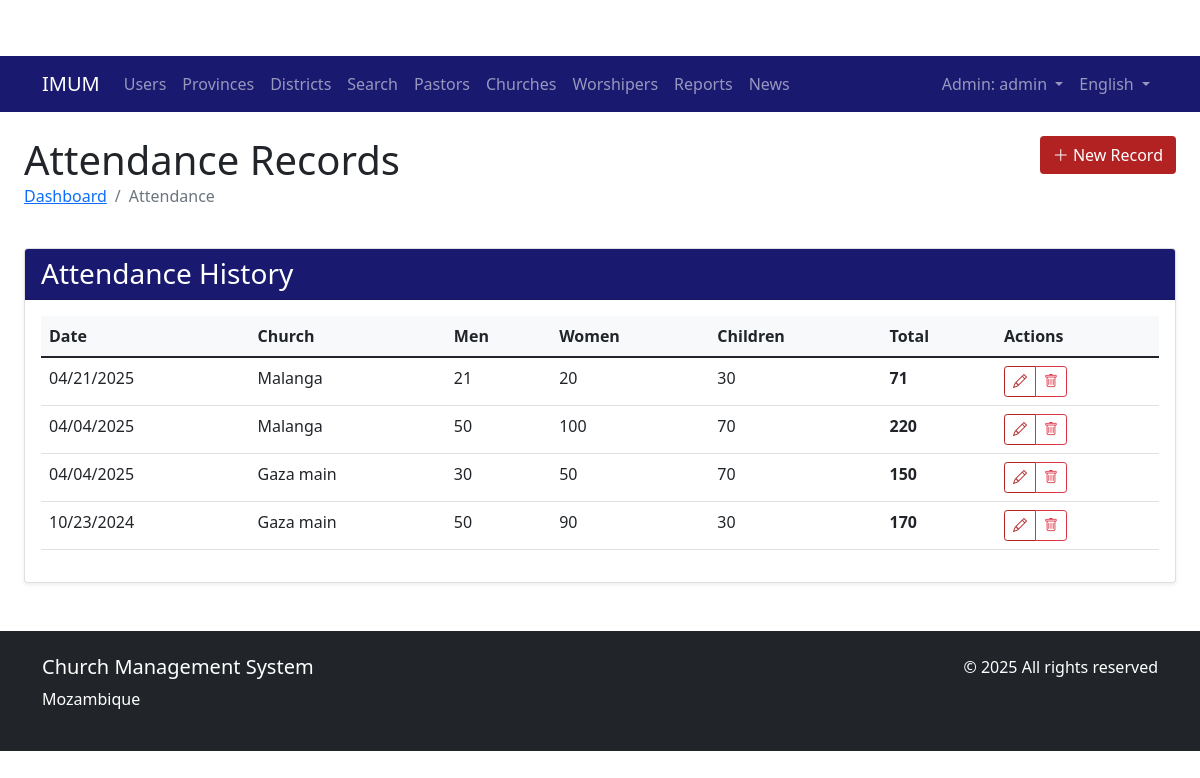
The app's page /attendance/ (signed in) with its own data.
### church/models.py (models this page shows, shortened)
class User(AbstractUser):
    ROLE_CHOICES = (
        ('ADMIN', _('Admin')),
        ('MAIN_REVEREND', _('Main Reverend')),
        ('PASTOR', _('Pastor')),
    )
    GENDER_CHOICES = (
        ('M', _('Male')),
        ('F', _('Female')),
        ('O', _('Other')),
    )
    PASTOR_CATEGORY_CHOICES = (
        ('DEACON', _('Deacon')),
        ('PROBATIONARY', _('Probationary')),
        ('PRESBYTER', _('Presbyter')),
    )
    role = models.CharField(max_length=20, choices=ROLE_CHOICES, default='PASTOR')
    phone_number = models.CharField(max_length=20, blank=True, null=True)
    profile_picture = models.ImageField(upload_to='profile_pics/', blank=True, null=True)
    address = models.TextField(blank=True, null=True)
    gender = models.CharField(max_length=1, choices=GENDER_CHOICES, blank=True, null=True)
    date_of_birth = models.DateField(blank=True, null=True)
    created_by = models.ForeignKey(
        'self',
        on_delete=models.SET_NULL,
        null=True,
        blank=True,
        related_name='created_users',
        verbose_name=_('Created By')
    )
    groups = models.ManyToManyField(
        Group,
        verbose_name=_('groups'),
        blank=True,
        help_text=_(
            'The groups this user belongs to. A user will get all permissions '
            'granted to each of their groups.'
        ),
        related_name="church_user_set",
        related_query_name="church_user",
    )
    user_permissions = models.ManyToManyField(
        Permission,
        verbose_name=_('user permissions'),
        blank=True,
        help_text=_('Specific permissions for this user.'),
        related_name="church_user_set",
        related_query_name="church_user",
    )
    pastor_category = models.CharField(
        max_length=20,
        choices=PASTOR_CATEGORY_CHOICES,
        null=True,
        blank=True,
        verbose_name=_('Pastor Category')
    )
    class Meta:
        verbose_name = _('user')
        verbose_name_plural = _('users')

class AttendanceRecord(models.Model):
    church = models.ForeignKey(Church, on_delete=models.CASCADE, related_name='attendance_records')
    date = models.DateField()
    male_count = models.PositiveIntegerField(default=0)
    female_count = models.PositiveIntegerField(default=0)
    children_count = models.PositiveIntegerField(default=0)
    notes = models.TextField(blank=True, null=True)
    recorded_by = models.ForeignKey(User, on_delete=models.SET_NULL, null=True)
    class Meta:
        verbose_name = _('Attendance Record')
        verbose_name_plural = _('Attendance Records')
        ordering = ['-date']
        unique_together = ('church', 'date')
    def total_attendance(self):
        return self.male_count + self.female_count + self.children_count

class Church(models.Model):
    name = models.CharField(max_length=200)
    district = models.ForeignKey(District, on_delete=models.CASCADE, related_name='churches')
    pastor = models.ForeignKey(User, on_delete=models.SET_NULL, null=True, blank=True,
                             limit_choices_to={'role': 'PASTOR'}, related_name = 'churches')
    address = models.TextField()
    established_date = models.DateField()
    class Meta:
        verbose_name = _('Church')
        verbose_name_plural = _('Churches')
        ordering = ['name']

### church/views.py (the view)
# urls.py: path('attendance/', views.attendance_list, name='attendance_list'),
@login_required
def attendance_list(request):
    if request.user.role not in ['ADMIN', 'MAIN_REVEREND', 'PASTOR']:
        messages.error(request, _('You do not have permission to access this page.'))
        return redirect('dashboard')
    if request.user.role == 'PASTOR':
        church = Church.objects.get(pastor=request.user)
        queryset = AttendanceRecord.objects.filter(church=church)
    elif request.user.role == 'MAIN_REVEREND':
        district = District.objects.get(main_reverend=request.user)
        queryset = AttendanceRecord.objects.filter(church__district=district)
    else:
        queryset = AttendanceRecord.objects.all()
    queryset = queryset.order_by('-date')
    page_obj, per_page = get_paginated_queryset(request, queryset)
    context = {
        'page_obj': page_obj,
        'per_page': per_page,
    }
    return render(request, 'church/attendance/list.html', context)

### church/views.py (called while the page is built)
def get_paginated_queryset(request, queryset, default_per_page=30):
    per_page = request.GET.get('per_page', default_per_page)
    try:
        per_page = int(per_page)
        if per_page not in [30, 50, 100]:
            per_page = default_per_page
    except ValueError:
        per_page = default_per_page
    paginator = Paginator(queryset, per_page)
    page = request.GET.get('page')
    paginated = paginator.get_page(page)
    return paginated, per_page

### templates/church/attendance/list.html (shortened to what this page needs)
{% extends "church/base.html" %}
{% load i18n %}
{% block content %}
<div class="container-fluid">
    <div class="row mb-4">
        <div class="col">
            <h1 class="mb-0">{% trans "Attendance Records" %}</h1>
            <nav aria-label="breadcrumb">
                <ol class="breadcrumb">
                    <li class="breadcrumb-item"><a href="{% url 'church:dashboard' %}">{% trans "Dashboard" %}</a></li>
                    <li class="breadcrumb-item active" aria-current="page">{% trans "Attendance" %}</li>
                </ol>
            </nav>
        </div>
        <div class="col-auto">
            <a href="{% url 'church:attendance_create' %}" class="btn" style="background-color: #B22222; color: white;">
                <i class="bi bi-plus-lg"></i> {% trans "New Record" %}
            </a>
        </div>
    </div>
    <div class="card shadow-sm">
        <div class="card-header" style="background-color: #191970; color: white;">
            <h3 class="card-title mb-0">{% trans "Attendance History" %}</h3>
        </div>
        <div class="card-body">
            {% if page_obj %}
            <div class="table-responsive">
                <table class="table table-hover">
                    <thead>
                        <tr>
                            <th>{% trans "Date" %}</th>
                            <th>{% trans "Church" %}</th>
                            <th>{% trans "Men" %}</th>
                            <th>{% trans "Women" %}</th>
                            <th>{% trans "Children" %}</th>
                            <th>{% trans "Total" %}</th>
                            <th>{% trans "Actions" %}</th>
                        </tr>
                    </thead>
                    <tbody>
                        {% for record in page_obj %}
                        <tr>
                            <td>{{ record.date|date:"SHORT_DATE_FORMAT" }}</td>
                            <td>{{ record.church.name }}</td>
                            <td>{{ record.male_count }}</td>
                            <td>{{ record.female_count }}</td>
                            <td>{{ record.children_count }}</td>
                            <td><strong>{{ record.total_attendance }}</strong></td>
                            <td>
                                <div class="btn-group btn-group-sm">
                                    <a href="{% url 'church:attendance_edit' record.pk %}" class="btn btn-outline-primary">
                                        <i class="bi bi-pencil"></i>
                                    </a>
                                    <a href="{% url 'church:attendance_delete' record.pk %}" class="btn btn-outline-danger">
                                        <i class="bi bi-trash"></i>
                                    </a>
                                </div>
                            </td>
                        </tr>
                        {% endfor %}
                    </tbody>
                </table>
            </div>
            {% endif %}
        </div>
    </div>
</div>
{% endblock %}

### templates/church/base.html (shortened to what this page needs)
<!DOCTYPE html>
{% load i18n static %}
<html lang="{% if LANGUAGE_CODE %}{{ LANGUAGE_CODE }}{% else %}en{% endif %}">
<head>
    <link href="https://cdn.jsdelivr.net/npm/bootstrap@5.1.3/dist/css/bootstrap.min.css" rel="stylesheet">
    <link rel="stylesheet" href="https://cdn.jsdelivr.net/npm/bootstrap-icons@1.8.1/font/bootstrap-icons.css">
    <link rel="stylesheet" href="{% static 'css/custom.css' %}">
</head>
<body>
    <nav class="navbar navbar-expand-lg navbar-dark" style="background-color: #191970;">
        <div class="container">
            <a class="navbar-brand" href="{% url 'church:dashboard' %}">IMUM</a>
            <div class="collapse navbar-collapse" id="navbarNav">
                <ul class="navbar-nav me-auto">
                    {% if user.is_authenticated %}
                        {% if user.is_superuser or user.role == 'ADMIN' %}
                            <li class="nav-item">
                                <a class="nav-link" href="{% url 'church:user_list' %}">{% trans "Users" %}</a>
                            </li>
                            <li class="nav-item">
                                <a class="nav-link" href="{% url 'church:province_list' %}">{% trans "Provinces" %}</a>
                            </li>
                            <li class="nav-item">
                                <a class="nav-link" href="{% url 'church:district_list' %}">{% trans "Districts" %}</a>
                            </li>
                            <li class="nav-item">
                                <a class="nav-link" href="{% url 'church:search' %}">{% trans "Search" %}</a>
                            </li>
                        {% endif %}
                        {% if user.is_superuser or user.role == 'ADMIN' or user.role == 'MAIN_REVEREND' %}
                            <li class="nav-item">
                                <a class="nav-link" href="{% url 'church:pastor_list' %}">{% trans "Pastors" %}</a>
                            </li>
                            <li class="nav-item">
                                <a class="nav-link" href="{% url 'church:church_list' %}">{% trans "Churches" %}</a>
                            </li>
                        {% endif %}
                        <li class="nav-item">
                            <a class="nav-link" href="{% url 'church:worshiper_list' %}">{% trans "Worshipers" %}</a>
                        </li>
                        <li class="nav-item">
                            <a class="nav-link" href="{% url 'church:reports' %}">{% trans "Reports" %}</a>
                        </li>
                        <li class="nav-item">
                            <a class="nav-link" href="{% url 'church:news_list' %}">{% trans "News" %}</a>
                        </li>
                    {% endif %}
                </ul>
                <ul class="navbar-nav">
                    {% if user.is_authenticated %}
                        <li class="nav-item dropdown">
                            <a class="nav-link dropdown-toggle" href="#" id="navbarDropdown" role="button" data-bs-toggle="dropdown">
                                {{ user.get_role_display }}: {{ user.username }}
                            </a>
                        </li>
                    {% else %}
                        <li class="nav-item">
                            <a class="nav-link" href="{% url 'church:login' %}">{% trans "Login" %}</a>
                        </li>
                    {% endif %}
                    <li class="nav-item dropdown">
                        <a class="nav-link dropdown-toggle" href="#" id="languageDropdown" role="button" data-bs-toggle="dropdown">
                            {% if LANGUAGE_CODE == 'pt' %}Português{% else %}English{% endif %}
                        </a>
                    </li>
                </ul>
            </div>
        </div>
    </nav>
    <div class="container-fluid mt-4">
        {% block content %}
        {% endblock %}
    </div>
    <footer class="bg-dark text-white py-4 mt-5">
        <div class="container">
            <div class="row">
                <div class="col-md-6">
                    <h5>{% trans "Church Management System" %}</h5>
                    <p>{% trans "Mozambique" %}</p>
                </div>
                <div class="col-md-6 text-md-end">
                    <p>&copy; {% now "Y" %} {% trans "All rights reserved" %}</p>
                </div>
            </div>
        </div>
    </footer>
</body>
</html>

### static/css/custom.css (style rules this page uses)
:root { --primary-color: #B22222; --secondary-color: #191970; }
body { padding-top: 56px; }
.btn-outline-primary { color: var(--primary-color); border-color: var(--primary-color); }
.navbar { background-color: var(--secondary-color) !important; }
.card-header { font-weight: 600; }
.table th { background-color: #f8f9fa; }

### records on screen
User: role "Admin", username "admin"
AttendanceRecord: date "04/21/2025", church.name "Malanga", male_count "21", female_count "20", children_count "30", total_attendance "71"
AttendanceRecord: date "04/04/2025", church.name "Malanga", male_count "50", female_count "100", children_count "70", total_attendance "220"
AttendanceRecord: date "04/04/2025", church.name "Gaza main", male_count "30", female_count "50", children_count "70", total_attendance "150"
AttendanceRecord: date "10/23/2024", church.name "Gaza main", male_count "50", female_count "90", children_count "30", total_attendance "170"
